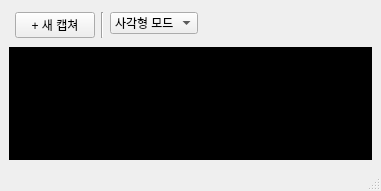
<?xml version="1.0" encoding="UTF-8"?>
<ui version="4.0">
 <class>MainWindow</class>
 <widget class="QMainWindow" name="MainWindow">
  <property name="geometry">
   <rect>
    <x>0</x>
    <y>0</y>
    <width>381</width>
    <height>191</height>
   </rect>
  </property>
  <property name="windowTitle">
   <string>MainWindow</string>
  </property>
  <widget class="QWidget" name="centralwidget">
   <layout class="QGridLayout" name="gridLayout">
    <item row="0" column="0">
     <layout class="QVBoxLayout" name="verticalLayout" stretch="0,1">
      <item>
       <layout class="QHBoxLayout" name="horizontalLayout" stretch="0,0,0,1">
        <property name="sizeConstraint">
         <enum>QLayout::SetDefaultConstraint</enum>
        </property>
        <property name="leftMargin">
         <number>6</number>
        </property>
        <property name="topMargin">
         <number>3</number>
        </property>
        <property name="rightMargin">
         <number>6</number>
        </property>
        <property name="bottomMargin">
         <number>3</number>
        </property>
        <item alignment="Qt::AlignTop">
         <widget class="QPushButton" name="CaptureButton">
          <property name="text">
           <string>+ 새 캡쳐</string>
          </property>
         </widget>
        </item>
        <item>
         <widget class="Line" name="line">
          <property name="orientation">
           <enum>Qt::Vertical</enum>
          </property>
         </widget>
        </item>
        <item alignment="Qt::AlignTop">
         <widget class="QComboBox" name="comboBox">
          <property name="sizeIncrement">
           <size>
            <width>120</width>
            <height>0</height>
           </size>
          </property>
          <item>
           <property name="text">
            <string>사각형 모드</string>
           </property>
          </item>
          <item>
           <property name="text">
            <string>창 모드</string>
           </property>
          </item>
         </widget>
        </item>
        <item>
         <spacer name="horizontalSpacer">
          <property name="orientation">
           <enum>Qt::Horizontal</enum>
          </property>
          <property name="sizeHint" stdset="0">
           <size>
            <width>40</width>
            <height>20</height>
           </size>
          </property>
         </spacer>
        </item>
       </layout>
      </item>
      <item>
       <widget class="QWidget" name="widget" native="true">
        <property name="styleSheet">
         <string notr="true">background-color:QTMATERIAL_SECONDARYDARKCOLOR</string>
        </property>
       </widget>
      </item>
     </layout>
    </item>
   </layout>
  </widget>
  <widget class="QStatusBar" name="statusbar"/>
 </widget>
 <resources/>
 <connections/>
</ui>
